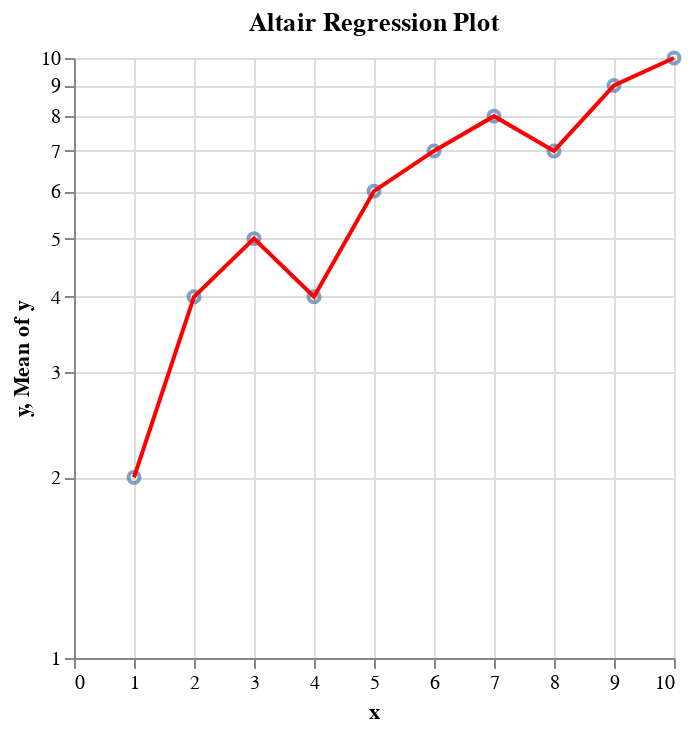

Source (notebook cell):
### Code cell
import altair as alt
import pandas as pd

# Create sample data
df = pd.DataFrame({
    'x': [1, 2, 3, 4, 5, 6, 7, 8, 9, 10],
    'y': [2, 4, 5, 4, 6, 7, 8, 7, 9, 10]
})

# Create scatter plot with regression line
chart = alt.Chart(df).mark_point(opacity=0.7).encode(
    x='x',
    y='y'
) + alt.Chart(df).mark_line(color='red').encode(
    x='x',
    y=alt.Y('y', aggregate='mean')
)

chart.properties(title='Altair Regression Plot')

### Figure 1 — Vega-Lite specification as saved in the notebook (floating-point values rounded to 4 significant figures)
{"config": {"view": {"continuousWidth": 300, "continuousHeight": 300}}, "layer": [{"mark": {"type": "point", "opacity": 0.7}, "encoding": {"x": {"field": "x", "type": "quantitative"}, "y": {"field": "y", "type": "quantitative"}}}, {"mark": {"type": "line", "color": "red"}, "encoding": {"x": {"field": "x", "type": "quantitative"}, "y": {"aggregate": "mean", "field": "y", "scale": {"type": "log"}, "type": "quantitative"}}}], "data": {"name": "data-641915ef224314e134d486f9ac1955e7"}, "title": "Altair Regression Plot", "$schema": "https://vega.github.io/schema/vega-lite/v5.20.1.json", "datasets": {"data-641915ef224314e134d486f9ac1955e7": [{"x": 1, "y": 2}, {"x": 2, "y": 4}, {"x": 3, "y": 5}, {"x": 4, "y": 4}, {"x": 5, "y": 6}, {"x": 6, "y": 7}, {"x": 7, "y": 8}, {"x": 8, "y": 7}, {"x": 9, "y": 9}, {"x": 10, "y": 10}]}}
